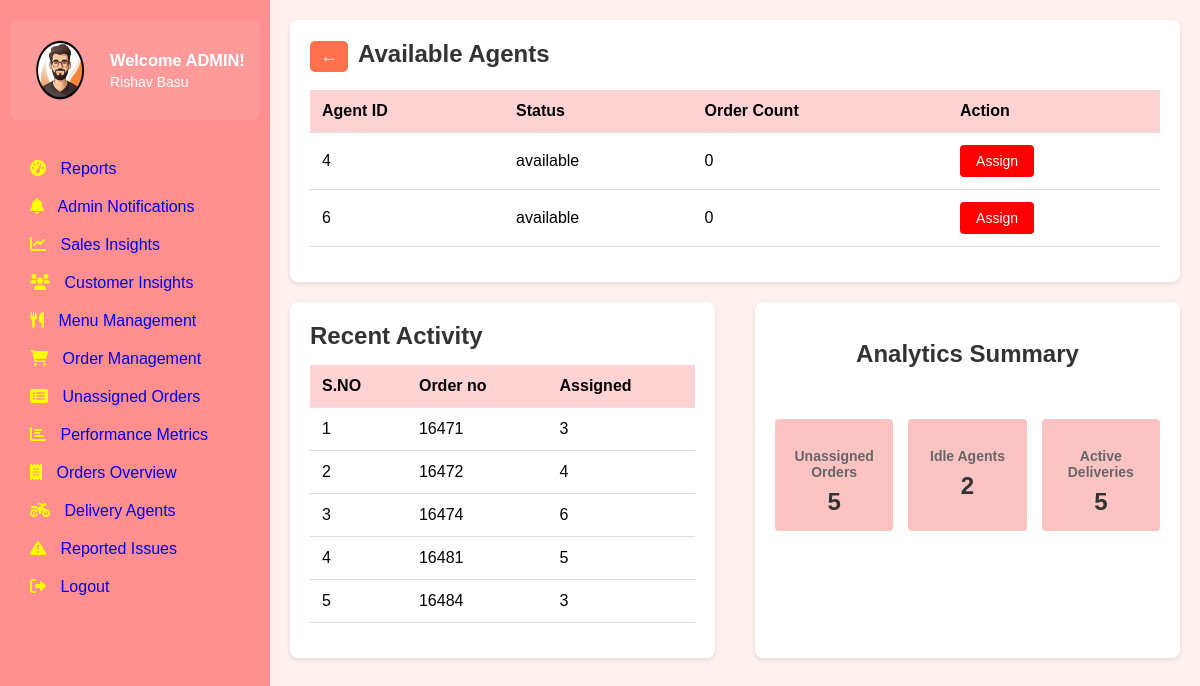
Page /assign-dashboard/1 (signed in) on the committed database.
### tables this page shows
CREATE TABLE Delivery_agents (
        id INTEGER PRIMARY KEY,
        name TEXT NOT NULL,
        status TEXT NOT NULL,
        FOREIGN KEY (id) REFERENCES Users(user_id),
        FOREIGN KEY (name) REFERENCES Users(full_name)
    );

### app.py (the view)
@app.route('/assign-dashboard/<int:order_id>')
def agent_assignment_dashboard(order_id):
    if not is_admin():
        flash('Access denied. Admins only.', 'error')
        return redirect(url_for('signin'))
    db = get_db_connection()
    cur = db.cursor()
    cur.execute('''SELECT da.*,
    COALESCE((SELECT COUNT(*)
        FROM Delivery d
        WHERE d.Delivery_Agent_ID = da.id AND date(d.Delivery_time) = date('now')), 0) as today_orders
    FROM Delivery_agents da
    WHERE da.status = 'available';''')
    order_count = cur.fetchall()
    agents = [{"id":count[0], "name":count[1], "status":count[2], "order_count":count[3]}
                   for count in order_count]
    cur.execute("""
        SELECT d.order_id, d.delivery_agent_id
        FROM Delivery d WHERE Status='Assigned'
        ORDER BY d.pickup_time DESC LIMIT 5
    """)
    recent_activities = cur.fetchall()
    recent_activities = [
        {"S_No": i + 1, "order_id": activity[0], "agent_id": activity[1] or "Unassigned"}
        for i, activity in enumerate(recent_activities)
    ]
    cur.execute("SELECT COUNT(*) FROM Delivery WHERE status = 'Unassigned'")
    unassigned_orders = cur.fetchone()[0]
    cur.execute("SELECT COUNT(*) FROM Delivery_agents WHERE status = 'available'")
    idle_agents = cur.fetchone()[0]
    cur.execute("SELECT COUNT(*) FROM Delivery WHERE status IN ('Assigned', 'Out for delivery')")
    active_deliveries = cur.fetchone()[0]
    analytics_summary = {
        'unassigned_orders': unassigned_orders,
        'idle_agents': idle_agents,
        'active_deliveries': active_deliveries
    }
    return render_template(
        'order_assignment.html',
        agents=agents,
        recent_activities=recent_activities,
        analytics_summary=analytics_summary,
        order_id=order_id
    )

### app.py (called while the page is built)
def is_admin():
    user_email = session.get('user')
    if not user_email:
        print("No user in session")
        return False
    conn = get_db()
    cursor = conn.cursor()
    cursor.execute('SELECT is_admin FROM Users WHERE email = ?', (user_email,))
    user = cursor.fetchone()
    conn.close()
    if user:
        print(f"User {user_email} is {'an admin' if user['is_admin'] == 1 else 'not an admin'}")
    return user and user['is_admin'] == 1

@app.teardown_appcontext
def close_connection(exception):
    db = getattr(g, '_database', None)
    if db is not None:
        db.close()

def get_db():
    conn = sqlite3.connect('existing_database.db')
    conn.row_factory = sqlite3.Row
    return conn

def get_db_connection():
    conn = sqlite3.connect("existing_database.db")
    conn.row_factory = sqlite3.Row
    return conn

### templates/order_assignment.html (shortened to what this page needs)
{% extends 'base.html' %}
{% block extra_css %}
<link rel="stylesheet" href="{{ url_for('static', filename='css/order_assignment.css') }}">
{% endblock %}
{% block content %}
<div class="section-box agents-section">
    <button class="back-btn" onclick="window.history.back()">←</button><span class="order-title"><b>Available Agents</b></span>
    <br><br>
    <table class="agents-table">
        <thead>
            <tr>
                <th>Agent ID</th>
                <th>Status</th>
                <th>Order Count</th>
                <th>Action</th>
            </tr>
        </thead>
        <tbody>
            {% for agent in agents %}
            <tr>
                <td>{{ agent.id }}</td>
                <td>{{ agent.status }}</td>
                <td>{{agent.order_count}}</td>
                <td>
                    <form method="POST" action="{{ url_for('assign_agent', order_id=order_id, agent_id=agent.id) }}"
                       data-order-id="{{ order_id }}" data-agent-id="{{ agent.id }}">
                       <button type="button" class="assign-btn">Assign</button>
                    </form>
                </td>
            </tr>
            {% endfor %}
        </tbody>
    </table>
</div>
<div class="bottom-sections">
    <div class="section-box recent-activity">
        <h2>Recent Activity</h2>
        <table>
            <thead>
                <tr>
                    <th>S.NO</th>
                    <th>Order no</th>
                    <th>Assigned</th>
                </tr>
            </thead>
            <tbody>
                {% for activity in recent_activities %}
                <tr>
                    <td>{{ activity.S_No }}</td>
                    <td>{{ activity.order_id }}</td>
                    <td>{{ activity.agent_id or 'Unassigned' }}</td>
                </tr>
                {% endfor %}
            </tbody>
        </table>
    </div>
    <div class="section-box analytics-summary">
        <br><h2 style="text-align: center;">Analytics Summary</h2><br><br>
        <div class="analytics-grid">
            <div class="analytics-item">
                <h3>Unassigned Orders</h3>
                <p>{{ analytics_summary.unassigned_orders }}</p>
            </div>
            <div class="analytics-item">
                <h3>Idle Agents</h3>
                <p>{{ analytics_summary.idle_agents }}</p>
            </div>
            <div class="analytics-item">
                <h3>Active Deliveries</h3>
                <p>{{ analytics_summary.active_deliveries }}</p>
            </div>
        </div>
    </div>
</div>
{% endblock %}

### static/css/order_assignment.css (style rules this page uses)
.section-box { background-color: white; padding: 20px; border-radius: 8px; box-shadow: 0 2px 4px rgba(0, 0, 0, 0.1); margin-bottom: 20px; margin-left: 20px; }
.section-box h2 { margin-bottom: 15px; color: #333; }
.back-btn { font-size: 18px; padding: 5px 10px; cursor: pointer; background-color: #ff704d; color: white; border: none; border-radius: 5px; }
.order-title { font-size: 24px; color: #333; margin-left: 10px; }
table { width: 100%; border-collapse: collapse; margin-bottom: 15px; }
th, td { padding: 12px; text-align: left; border-bottom: 1px solid #ddd; }
th { background-color: #FFD3D3; font-weight: bold; }
.assign-btn { background-color: #FF0000; color: white; border: none; padding: 8px 16px; border-radius: 4px; cursor: pointer; font-size: 14px; }
.bottom-sections { display: flex; gap: 20px; margin-bottom: 20px; }
.recent-activity, .analytics-summary { flex: 1; }
.analytics-grid { display: grid; grid-template-columns: repeat(3, 1fr); gap: 15px; text-align: center; }
.analytics-item { padding: 15px; background-color: #fcc3c3; border-radius: 4px; }
.analytics-item h3 { font-size: 14px; margin-bottom: 8px; color: #666; }
.analytics-item p { font-size: 24px; font-weight: bold; color: #333; }

### static/css/base.css (style rules this page uses)
body, h1, p, ul, li { margin: 0; padding: 0; list-style: none; box-sizing: border-box; }
h2 { margin-top: 0; font-size: 24px; }
body { font-family: Arial, sans-serif; background: #ffe6e698; }

### rows in the picture
Delivery_agents: id "4", status "available", order_count "0"
Delivery_agents: id "6", status "available", order_count "0"

### other values in the picture
{{ activity.S_No }} "1" "2" "3" "4" "5"
{{ activity.order_id }} "16471" "16472" "16474" "16481" "16484"
{{ activity.agent_id or 'Unassigned' }} "3" "4" "6" "5" "3"
{{ analytics_summary.unassigned_orders }} "5"
{{ analytics_summary.idle_agents }} "2"
{{ analytics_summary.active_deliveries }} "5"
